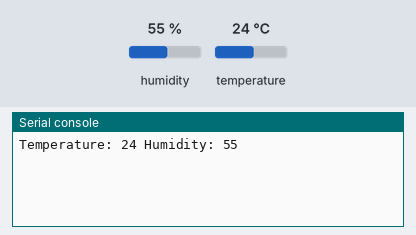
A program run on a simulated MicroPython board. Parts: the last lines printed to the serial console. The test bench sets the inputs (shaded band); at power-on: humidity 55 %, temperature 24 °C.

Above: at 1.2 s.
1.3 s: humidity set to 22 %
At 2.8 s:
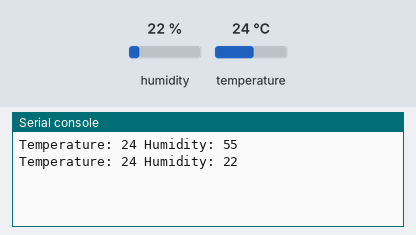
4.0 s: temperature set to 12 °C
At 5.1 s:
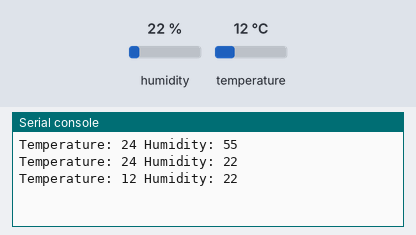
6.7 s: humidity set to 40 %
At 8.6 s:
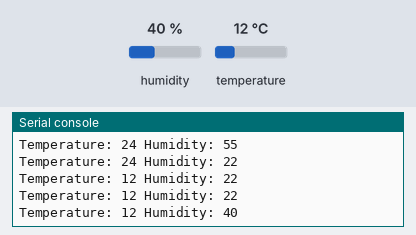
Timing chart, 0 to 10.1 s (numbered marks = the images above; inputs shaded):
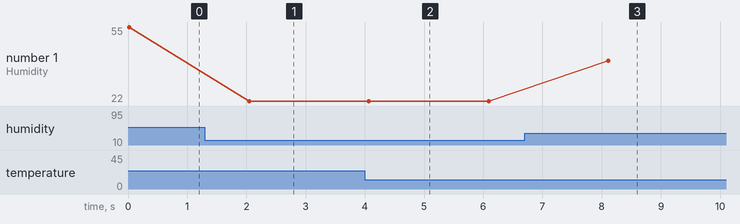

The program:

test.py
```python
import dht
from machine import Pin
from time import sleep

sensor = dht.DHT11(Pin(5))
while True:
    try:
        sensor.measure()
        temp = sensor.temperature()
        hum = sensor.humidity()
        print("Temperature:", temp, "Humidity:", hum)
    except OSError as e:
        print("Sensor error:", e)
    sleep(2)
```

Measured:
- after the input at 1.3 s, the serial console: prints a new line after 0.75 s (image 1)
- after the input at 4.0 s, the serial console: prints a new line after 0.07 s (image 2)
- after the input at 6.7 s, the serial console: prints a new line after 1.4 s (image 3)
- plotted number 1: 55 → 22 after the input at 1.3 s, 22 → 40 after the input at 6.7 s
